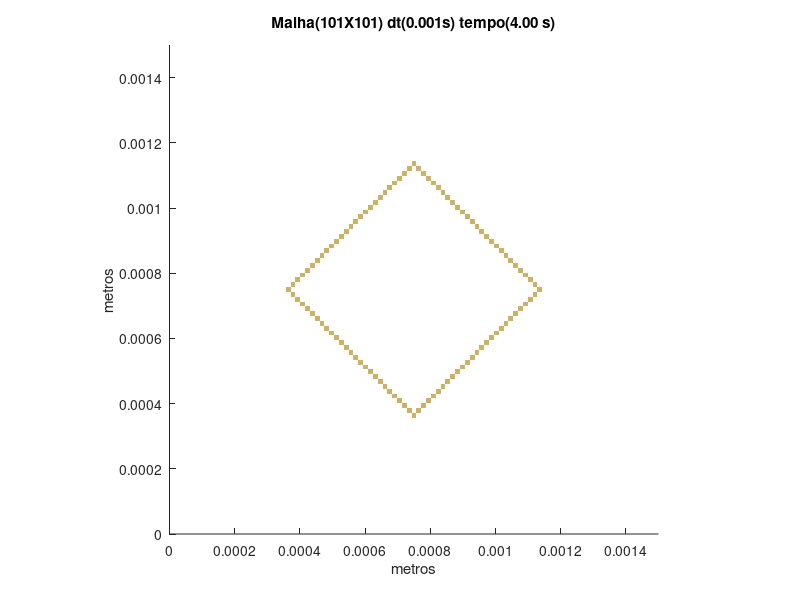

The MATLAB script that drew this image:
set (gca,'PlotBoxAspectRatio',[1 1 1],'Xlim',[0,0.0015],'Ylim',[0,0.0015])
hold on
title('Malha(101X101) dt(0.001s) tempo(4.00 s)')
hold on
ylabel('metros')
hold on
xlabel('metros')
hold on

fill([0.000742574257425743 0.000742574257425743 0.000757425742574257 0.000757425742574257],[0.000356435643564356 0.000371287128712871 0.000371287128712871 0.000356435643564356],[0.8,0.7,0.4],'LineStyle','none')

fill([0.000727722772277228 0.000727722772277228 0.000742574257425743 0.000742574257425743],[0.000371287128712871 0.000386138613861386 0.000386138613861386 0.000371287128712871],[0.8,0.7,0.4],'LineStyle','none')

fill([0.000757425742574257 0.000757425742574257 0.000772277227722772 0.000772277227722772],[0.000371287128712871 0.000386138613861386 0.000386138613861386 0.000371287128712871],[0.8,0.7,0.4],'LineStyle','none')

fill([0.000712871287128713 0.000712871287128713 0.000727722772277228 0.000727722772277228],[0.000386138613861386 0.000400990099009901 0.000400990099009901 0.000386138613861386],[0.8,0.7,0.4],'LineStyle','none')

fill([0.000772277227722772 0.000772277227722772 0.000787128712871287 0.000787128712871287],[0.000386138613861386 0.000400990099009901 0.000400990099009901 0.000386138613861386],[0.8,0.7,0.4],'LineStyle','none')

fill([0.000698019801980198 0.000698019801980198 0.000712871287128713 0.000712871287128713],[0.000400990099009901 0.000415841584158416 0.000415841584158416 0.000400990099009901],[0.8,0.7,0.4],'LineStyle','none')

fill([0.000787128712871287 0.000787128712871287 0.000801980198019802 0.000801980198019802],[0.000400990099009901 0.000415841584158416 0.000415841584158416 0.000400990099009901],[0.8,0.7,0.4],'LineStyle','none')

fill([0.000683168316831683 0.000683168316831683 0.000698019801980198 0.000698019801980198],[0.000415841584158416 0.000430693069306931 0.000430693069306931 0.000415841584158416],[0.8,0.7,0.4],'LineStyle','none')

fill([0.000801980198019802 0.000801980198019802 0.000816831683168317 0.000816831683168317],[0.000415841584158416 0.000430693069306931 0.000430693069306931 0.000415841584158416],[0.8,0.7,0.4],'LineStyle','none')

fill([0.000668316831683168 0.000668316831683168 0.000683168316831683 0.000683168316831683],[0.000430693069306931 0.000445544554455446 0.000445544554455446 0.000430693069306931],[0.8,0.7,0.4],'LineStyle','none')

fill([0.000816831683168317 0.000816831683168317 0.000831683168316832 0.000831683168316832],[0.000430693069306931 0.000445544554455446 0.000445544554455446 0.000430693069306931],[0.8,0.7,0.4],'LineStyle','none')

fill([0.000653465346534653 0.000653465346534653 0.000668316831683168 0.000668316831683168],[0.000445544554455446 0.00046039603960396 0.00046039603960396 0.000445544554455446],[0.8,0.7,0.4],'LineStyle','none')

fill([0.000831683168316832 0.000831683168316832 0.000846534653465347 0.000846534653465347],[0.000445544554455446 0.00046039603960396 0.00046039603960396 0.000445544554455446],[0.8,0.7,0.4],'LineStyle','none')

fill([0.000638613861386139 0.000638613861386139 0.000653465346534653 0.000653465346534653],[0.00046039603960396 0.000475247524752475 0.000475247524752475 0.00046039603960396],[0.8,0.7,0.4],'LineStyle','none')

fill([0.000846534653465347 0.000846534653465347 0.000861386138613861 0.000861386138613861],[0.00046039603960396 0.000475247524752475 0.000475247524752475 0.00046039603960396],[0.8,0.7,0.4],'LineStyle','none')

fill([0.000623762376237624 0.000623762376237624 0.000638613861386139 0.000638613861386139],[0.000475247524752475 0.00049009900990099 0.00049009900990099 0.000475247524752475],[0.8,0.7,0.4],'LineStyle','none')

fill([0.000861386138613861 0.000861386138613861 0.000876237623762376 0.000876237623762376],[0.000475247524752475 0.00049009900990099 0.00049009900990099 0.000475247524752475],[0.8,0.7,0.4],'LineStyle','none')

fill([0.000608910891089109 0.000608910891089109 0.000623762376237624 0.000623762376237624],[0.00049009900990099 0.000504950495049505 0.000504950495049505 0.00049009900990099],[0.8,0.7,0.4],'LineStyle','none')

fill([0.000876237623762376 0.000876237623762376 0.000891089108910891 0.000891089108910891],[0.00049009900990099 0.000504950495049505 0.000504950495049505 0.00049009900990099],[0.8,0.7,0.4],'LineStyle','none')

fill([0.000594059405940594 0.000594059405940594 0.000608910891089109 0.000608910891089109],[0.000504950495049505 0.00051980198019802 0.00051980198019802 0.000504950495049505],[0.8,0.7,0.4],'LineStyle','none')

fill([0.000891089108910891 0.000891089108910891 0.000905940594059406 0.000905940594059406],[0.000504950495049505 0.00051980198019802 0.00051980198019802 0.000504950495049505],[0.8,0.7,0.4],'LineStyle','none')

fill([0.000579207920792079 0.000579207920792079 0.000594059405940594 0.000594059405940594],[0.00051980198019802 0.000534653465346535 0.000534653465346535 0.00051980198019802],[0.8,0.7,0.4],'LineStyle','none')

fill([0.000905940594059406 0.000905940594059406 0.000920792079207921 0.000920792079207921],[0.00051980198019802 0.000534653465346535 0.000534653465346535 0.00051980198019802],[0.8,0.7,0.4],'LineStyle','none')

fill([0.000564356435643564 0.000564356435643564 0.000579207920792079 0.000579207920792079],[0.000534653465346535 0.000549504950495049 0.000549504950495049 0.000534653465346535],[0.8,0.7,0.4],'LineStyle','none')

fill([0.000920792079207921 0.000920792079207921 0.000935643564356436 0.000935643564356436],[0.000534653465346535 0.000549504950495049 0.000549504950495049 0.000534653465346535],[0.8,0.7,0.4],'LineStyle','none')

fill([0.000549504950495049 0.000549504950495049 0.000564356435643564 0.000564356435643564],[0.000549504950495049 0.000564356435643564 0.000564356435643564 0.000549504950495049],[0.8,0.7,0.4],'LineStyle','none')

fill([0.000935643564356436 0.000935643564356436 0.00095049504950495 0.00095049504950495],[0.000549504950495049 0.000564356435643564 0.000564356435643564 0.000549504950495049],[0.8,0.7,0.4],'LineStyle','none')

fill([0.000534653465346535 0.000534653465346535 0.000549504950495049 0.000549504950495049],[0.000564356435643564 0.000579207920792079 0.000579207920792079 0.000564356435643564],[0.8,0.7,0.4],'LineStyle','none')

fill([0.00095049504950495 0.00095049504950495 0.000965346534653465 0.000965346534653465],[0.000564356435643564 0.000579207920792079 0.000579207920792079 0.000564356435643564],[0.8,0.7,0.4],'LineStyle','none')

fill([0.00051980198019802 0.00051980198019802 0.000534653465346535 0.000534653465346535],[0.000579207920792079 0.000594059405940594 0.000594059405940594 0.000579207920792079],[0.8,0.7,0.4],'LineStyle','none')

fill([0.000965346534653465 0.000965346534653465 0.00098019801980198 0.00098019801980198],[0.000579207920792079 0.000594059405940594 0.000594059405940594 0.000579207920792079],[0.8,0.7,0.4],'LineStyle','none')

fill([0.000504950495049505 0.000504950495049505 0.00051980198019802 0.00051980198019802],[0.000594059405940594 0.000608910891089109 0.000608910891089109 0.000594059405940594],[0.8,0.7,0.4],'LineStyle','none')

fill([0.00098019801980198 0.00098019801980198 0.000995049504950495 0.000995049504950495],[0.000594059405940594 0.000608910891089109 0.000608910891089109 0.000594059405940594],[0.8,0.7,0.4],'LineStyle','none')

fill([0.00049009900990099 0.00049009900990099 0.000504950495049505 0.000504950495049505],[0.000608910891089109 0.000623762376237624 0.000623762376237624 0.000608910891089109],[0.8,0.7,0.4],'LineStyle','none')

fill([0.000995049504950495 0.000995049504950495 0.00100990099009901 0.00100990099009901],[0.000608910891089109 0.000623762376237624 0.000623762376237624 0.000608910891089109],[0.8,0.7,0.4],'LineStyle','none')

fill([0.000475247524752475 0.000475247524752475 0.00049009900990099 0.00049009900990099],[0.000623762376237624 0.000638613861386139 0.000638613861386139 0.000623762376237624],[0.8,0.7,0.4],'LineStyle','none')

fill([0.00100990099009901 0.00100990099009901 0.00102475247524752 0.00102475247524752],[0.000623762376237624 0.000638613861386139 0.000638613861386139 0.000623762376237624],[0.8,0.7,0.4],'LineStyle','none')

fill([0.00046039603960396 0.00046039603960396 0.000475247524752475 0.000475247524752475],[0.000638613861386139 0.000653465346534653 0.000653465346534653 0.000638613861386139],[0.8,0.7,0.4],'LineStyle','none')

fill([0.00102475247524752 0.00102475247524752 0.00103960396039604 0.00103960396039604],[0.000638613861386139 0.000653465346534653 0.000653465346534653 0.000638613861386139],[0.8,0.7,0.4],'LineStyle','none')

fill([0.000445544554455446 0.000445544554455446 0.00046039603960396 0.00046039603960396],[0.000653465346534653 0.000668316831683168 0.000668316831683168 0.000653465346534653],[0.8,0.7,0.4],'LineStyle','none')

fill([0.00103960396039604 0.00103960396039604 0.00105445544554455 0.00105445544554455],[0.000653465346534653 0.000668316831683168 0.000668316831683168 0.000653465346534653],[0.8,0.7,0.4],'LineStyle','none')

fill([0.000430693069306931 0.000430693069306931 0.000445544554455446 0.000445544554455446],[0.000668316831683168 0.000683168316831683 0.000683168316831683 0.000668316831683168],[0.8,0.7,0.4],'LineStyle','none')

fill([0.00105445544554455 0.00105445544554455 0.00106930693069307 0.00106930693069307],[0.000668316831683168 0.000683168316831683 0.000683168316831683 0.000668316831683168],[0.8,0.7,0.4],'LineStyle','none')

fill([0.000415841584158416 0.000415841584158416 0.000430693069306931 0.000430693069306931],[0.000683168316831683 0.000698019801980198 0.000698019801980198 0.000683168316831683],[0.8,0.7,0.4],'LineStyle','none')

fill([0.00106930693069307 0.00106930693069307 0.00108415841584158 0.00108415841584158],[0.000683168316831683 0.000698019801980198 0.000698019801980198 0.000683168316831683],[0.8,0.7,0.4],'LineStyle','none')

fill([0.000400990099009901 0.000400990099009901 0.000415841584158416 0.000415841584158416],[0.000698019801980198 0.000712871287128713 0.000712871287128713 0.000698019801980198],[0.8,0.7,0.4],'LineStyle','none')

fill([0.00108415841584158 0.00108415841584158 0.0010990099009901 0.0010990099009901],[0.000698019801980198 0.000712871287128713 0.000712871287128713 0.000698019801980198],[0.8,0.7,0.4],'LineStyle','none')

fill([0.000386138613861386 0.000386138613861386 0.000400990099009901 0.000400990099009901],[0.000712871287128713 0.000727722772277228 0.000727722772277228 0.000712871287128713],[0.8,0.7,0.4],'LineStyle','none')

fill([0.0010990099009901 0.0010990099009901 0.00111386138613861 0.00111386138613861],[0.000712871287128713 0.000727722772277228 0.000727722772277228 0.000712871287128713],[0.8,0.7,0.4],'LineStyle','none')

fill([0.000371287128712871 0.000371287128712871 0.000386138613861386 0.000386138613861386],[0.000727722772277228 0.000742574257425743 0.000742574257425743 0.000727722772277228],[0.8,0.7,0.4],'LineStyle','none')

fill([0.00111386138613861 0.00111386138613861 0.00112871287128713 0.00112871287128713],[0.000727722772277228 0.000742574257425743 0.000742574257425743 0.000727722772277228],[0.8,0.7,0.4],'LineStyle','none')

fill([0.000356435643564356 0.000356435643564356 0.000371287128712871 0.000371287128712871],[0.000742574257425743 0.000757425742574257 0.000757425742574257 0.000742574257425743],[0.8,0.7,0.4],'LineStyle','none')

fill([0.00112871287128713 0.00112871287128713 0.00114356435643564 0.00114356435643564],[0.000742574257425743 0.000757425742574257 0.000757425742574257 0.000742574257425743],[0.8,0.7,0.4],'LineStyle','none')

fill([0.000371287128712871 0.000371287128712871 0.000386138613861386 0.000386138613861386],[0.000757425742574257 0.000772277227722772 0.000772277227722772 0.000757425742574257],[0.8,0.7,0.4],'LineStyle','none')

fill([0.00111386138613861 0.00111386138613861 0.00112871287128713 0.00112871287128713],[0.000757425742574257 0.000772277227722772 0.000772277227722772 0.000757425742574257],[0.8,0.7,0.4],'LineStyle','none')

fill([0.000386138613861386 0.000386138613861386 0.000400990099009901 0.000400990099009901],[0.000772277227722772 0.000787128712871287 0.000787128712871287 0.000772277227722772],[0.8,0.7,0.4],'LineStyle','none')

fill([0.0010990099009901 0.0010990099009901 0.00111386138613861 0.00111386138613861],[0.000772277227722772 0.000787128712871287 0.000787128712871287 0.000772277227722772],[0.8,0.7,0.4],'LineStyle','none')

fill([0.000400990099009901 0.000400990099009901 0.000415841584158416 0.000415841584158416],[0.000787128712871287 0.000801980198019802 0.000801980198019802 0.000787128712871287],[0.8,0.7,0.4],'LineStyle','none')

fill([0.00108415841584158 0.00108415841584158 0.0010990099009901 0.0010990099009901],[0.000787128712871287 0.000801980198019802 0.000801980198019802 0.000787128712871287],[0.8,0.7,0.4],'LineStyle','none')

fill([0.000415841584158416 0.000415841584158416 0.000430693069306931 0.000430693069306931],[0.000801980198019802 0.000816831683168317 0.000816831683168317 0.000801980198019802],[0.8,0.7,0.4],'LineStyle','none')

fill([0.00106930693069307 0.00106930693069307 0.00108415841584158 0.00108415841584158],[0.000801980198019802 0.000816831683168317 0.000816831683168317 0.000801980198019802],[0.8,0.7,0.4],'LineStyle','none')

fill([0.000430693069306931 0.000430693069306931 0.000445544554455446 0.000445544554455446],[0.000816831683168317 0.000831683168316832 0.000831683168316832 0.000816831683168317],[0.8,0.7,0.4],'LineStyle','none')

fill([0.00105445544554455 0.00105445544554455 0.00106930693069307 0.00106930693069307],[0.000816831683168317 0.000831683168316832 0.000831683168316832 0.000816831683168317],[0.8,0.7,0.4],'LineStyle','none')

fill([0.000445544554455446 0.000445544554455446 0.00046039603960396 0.00046039603960396],[0.000831683168316832 0.000846534653465347 0.000846534653465347 0.000831683168316832],[0.8,0.7,0.4],'LineStyle','none')

fill([0.00103960396039604 0.00103960396039604 0.00105445544554455 0.00105445544554455],[0.000831683168316832 0.000846534653465347 0.000846534653465347 0.000831683168316832],[0.8,0.7,0.4],'LineStyle','none')

fill([0.00046039603960396 0.00046039603960396 0.000475247524752475 0.000475247524752475],[0.000846534653465347 0.000861386138613861 0.000861386138613861 0.000846534653465347],[0.8,0.7,0.4],'LineStyle','none')

fill([0.00102475247524752 0.00102475247524752 0.00103960396039604 0.00103960396039604],[0.000846534653465347 0.000861386138613861 0.000861386138613861 0.000846534653465347],[0.8,0.7,0.4],'LineStyle','none')

fill([0.000475247524752475 0.000475247524752475 0.00049009900990099 0.00049009900990099],[0.000861386138613861 0.000876237623762376 0.000876237623762376 0.000861386138613861],[0.8,0.7,0.4],'LineStyle','none')

fill([0.00100990099009901 0.00100990099009901 0.00102475247524752 0.00102475247524752],[0.000861386138613861 0.000876237623762376 0.000876237623762376 0.000861386138613861],[0.8,0.7,0.4],'LineStyle','none')

fill([0.00049009900990099 0.00049009900990099 0.000504950495049505 0.000504950495049505],[0.000876237623762376 0.000891089108910891 0.000891089108910891 0.000876237623762376],[0.8,0.7,0.4],'LineStyle','none')

fill([0.000995049504950495 0.000995049504950495 0.00100990099009901 0.00100990099009901],[0.000876237623762376 0.000891089108910891 0.000891089108910891 0.000876237623762376],[0.8,0.7,0.4],'LineStyle','none')

fill([0.000504950495049505 0.000504950495049505 0.00051980198019802 0.00051980198019802],[0.000891089108910891 0.000905940594059406 0.000905940594059406 0.000891089108910891],[0.8,0.7,0.4],'LineStyle','none')

fill([0.00098019801980198 0.00098019801980198 0.000995049504950495 0.000995049504950495],[0.000891089108910891 0.000905940594059406 0.000905940594059406 0.000891089108910891],[0.8,0.7,0.4],'LineStyle','none')

fill([0.00051980198019802 0.00051980198019802 0.000534653465346535 0.000534653465346535],[0.000905940594059406 0.000920792079207921 0.000920792079207921 0.000905940594059406],[0.8,0.7,0.4],'LineStyle','none')

fill([0.000965346534653465 0.000965346534653465 0.00098019801980198 0.00098019801980198],[0.000905940594059406 0.000920792079207921 0.000920792079207921 0.000905940594059406],[0.8,0.7,0.4],'LineStyle','none')

fill([0.000534653465346535 0.000534653465346535 0.000549504950495049 0.000549504950495049],[0.000920792079207921 0.000935643564356436 0.000935643564356436 0.000920792079207921],[0.8,0.7,0.4],'LineStyle','none')

fill([0.00095049504950495 0.00095049504950495 0.000965346534653465 0.000965346534653465],[0.000920792079207921 0.000935643564356436 0.000935643564356436 0.000920792079207921],[0.8,0.7,0.4],'LineStyle','none')

fill([0.000549504950495049 0.000549504950495049 0.000564356435643564 0.000564356435643564],[0.000935643564356436 0.00095049504950495 0.00095049504950495 0.000935643564356436],[0.8,0.7,0.4],'LineStyle','none')

fill([0.000935643564356436 0.000935643564356436 0.00095049504950495 0.00095049504950495],[0.000935643564356436 0.00095049504950495 0.00095049504950495 0.000935643564356436],[0.8,0.7,0.4],'LineStyle','none')

fill([0.000564356435643564 0.000564356435643564 0.000579207920792079 0.000579207920792079],[0.00095049504950495 0.000965346534653465 0.000965346534653465 0.00095049504950495],[0.8,0.7,0.4],'LineStyle','none')

fill([0.000920792079207921 0.000920792079207921 0.000935643564356436 0.000935643564356436],[0.00095049504950495 0.000965346534653465 0.000965346534653465 0.00095049504950495],[0.8,0.7,0.4],'LineStyle','none')

fill([0.000579207920792079 0.000579207920792079 0.000594059405940594 0.000594059405940594],[0.000965346534653465 0.00098019801980198 0.00098019801980198 0.000965346534653465],[0.8,0.7,0.4],'LineStyle','none')

fill([0.000905940594059406 0.000905940594059406 0.000920792079207921 0.000920792079207921],[0.000965346534653465 0.00098019801980198 0.00098019801980198 0.000965346534653465],[0.8,0.7,0.4],'LineStyle','none')

fill([0.000594059405940594 0.000594059405940594 0.000608910891089109 0.000608910891089109],[0.00098019801980198 0.000995049504950495 0.000995049504950495 0.00098019801980198],[0.8,0.7,0.4],'LineStyle','none')

fill([0.000891089108910891 0.000891089108910891 0.000905940594059406 0.000905940594059406],[0.00098019801980198 0.000995049504950495 0.000995049504950495 0.00098019801980198],[0.8,0.7,0.4],'LineStyle','none')

fill([0.000608910891089109 0.000608910891089109 0.000623762376237624 0.000623762376237624],[0.000995049504950495 0.00100990099009901 0.00100990099009901 0.000995049504950495],[0.8,0.7,0.4],'LineStyle','none')

fill([0.000876237623762376 0.000876237623762376 0.000891089108910891 0.000891089108910891],[0.000995049504950495 0.00100990099009901 0.00100990099009901 0.000995049504950495],[0.8,0.7,0.4],'LineStyle','none')

fill([0.000623762376237624 0.000623762376237624 0.000638613861386139 0.000638613861386139],[0.00100990099009901 0.00102475247524752 0.00102475247524752 0.00100990099009901],[0.8,0.7,0.4],'LineStyle','none')

fill([0.000861386138613861 0.000861386138613861 0.000876237623762376 0.000876237623762376],[0.00100990099009901 0.00102475247524752 0.00102475247524752 0.00100990099009901],[0.8,0.7,0.4],'LineStyle','none')

fill([0.000638613861386139 0.000638613861386139 0.000653465346534653 0.000653465346534653],[0.00102475247524752 0.00103960396039604 0.00103960396039604 0.00102475247524752],[0.8,0.7,0.4],'LineStyle','none')

fill([0.000846534653465347 0.000846534653465347 0.000861386138613861 0.000861386138613861],[0.00102475247524752 0.00103960396039604 0.00103960396039604 0.00102475247524752],[0.8,0.7,0.4],'LineStyle','none')

fill([0.000653465346534653 0.000653465346534653 0.000668316831683168 0.000668316831683168],[0.00103960396039604 0.00105445544554455 0.00105445544554455 0.00103960396039604],[0.8,0.7,0.4],'LineStyle','none')

fill([0.000831683168316832 0.000831683168316832 0.000846534653465347 0.000846534653465347],[0.00103960396039604 0.00105445544554455 0.00105445544554455 0.00103960396039604],[0.8,0.7,0.4],'LineStyle','none')

fill([0.000668316831683168 0.000668316831683168 0.000683168316831683 0.000683168316831683],[0.00105445544554455 0.00106930693069307 0.00106930693069307 0.00105445544554455],[0.8,0.7,0.4],'LineStyle','none')

fill([0.000816831683168317 0.000816831683168317 0.000831683168316832 0.000831683168316832],[0.00105445544554455 0.00106930693069307 0.00106930693069307 0.00105445544554455],[0.8,0.7,0.4],'LineStyle','none')

fill([0.000683168316831683 0.000683168316831683 0.000698019801980198 0.000698019801980198],[0.00106930693069307 0.00108415841584158 0.00108415841584158 0.00106930693069307],[0.8,0.7,0.4],'LineStyle','none')

fill([0.000801980198019802 0.000801980198019802 0.000816831683168317 0.000816831683168317],[0.00106930693069307 0.00108415841584158 0.00108415841584158 0.00106930693069307],[0.8,0.7,0.4],'LineStyle','none')

fill([0.000698019801980198 0.000698019801980198 0.000712871287128713 0.000712871287128713],[0.00108415841584158 0.0010990099009901 0.0010990099009901 0.00108415841584158],[0.8,0.7,0.4],'LineStyle','none')

fill([0.000787128712871287 0.000787128712871287 0.000801980198019802 0.000801980198019802],[0.00108415841584158 0.0010990099009901 0.0010990099009901 0.00108415841584158],[0.8,0.7,0.4],'LineStyle','none')

fill([0.000712871287128713 0.000712871287128713 0.000727722772277228 0.000727722772277228],[0.0010990099009901 0.00111386138613861 0.00111386138613861 0.0010990099009901],[0.8,0.7,0.4],'LineStyle','none')

fill([0.000772277227722772 0.000772277227722772 0.000787128712871287 0.000787128712871287],[0.0010990099009901 0.00111386138613861 0.00111386138613861 0.0010990099009901],[0.8,0.7,0.4],'LineStyle','none')

fill([0.000727722772277228 0.000727722772277228 0.000742574257425743 0.000742574257425743],[0.00111386138613861 0.00112871287128713 0.00112871287128713 0.00111386138613861],[0.8,0.7,0.4],'LineStyle','none')

fill([0.000757425742574257 0.000757425742574257 0.000772277227722772 0.000772277227722772],[0.00111386138613861 0.00112871287128713 0.00112871287128713 0.00111386138613861],[0.8,0.7,0.4],'LineStyle','none')

fill([0.000742574257425743 0.000742574257425743 0.000757425742574257 0.000757425742574257],[0.00112871287128713 0.00114356435643564 0.00114356435643564 0.00112871287128713],[0.8,0.7,0.4],'LineStyle','none')
